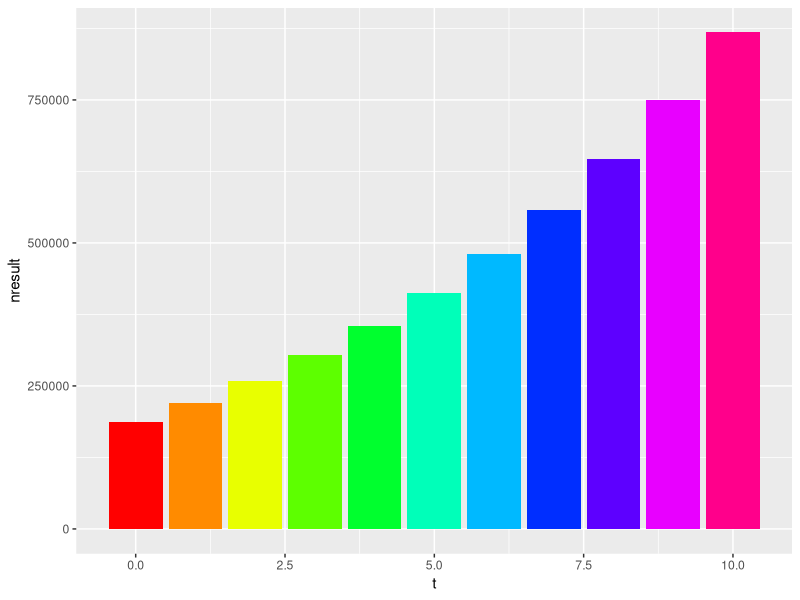
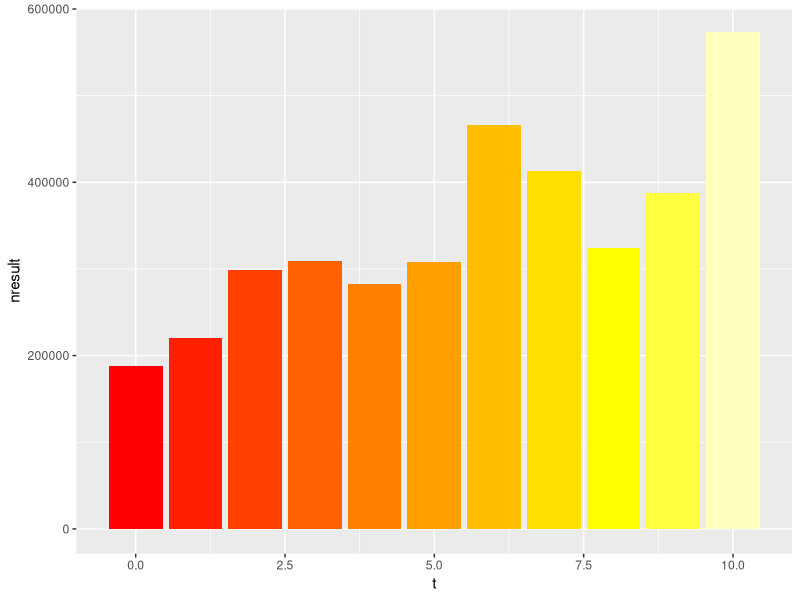

Recreate these plots in R, in order.
## ---- chunk 1
# Turn off scientific notation
options(scipen=999)

# Define starting values
t <- 0
sales <- 1000000
varcosts <- sales * 0.7
fixcosts <- 50000
gresult <- sales - varcosts - fixcosts
taxes <- gresult * 0.25
nresult <- gresult - taxes

finres <- data.frame(t, sales, varcosts, fixcosts, gresult, taxes, nresult)
finres
## ---- chunk 2
# Define a function for calculating growing end values
growthcalc <- function(startvalue, rate) {
  
  endvalue <- startvalue * (1 + rate)
  return(endvalue)
  
}

# Calculate a growing independent series and combine them in data frame
growth <- 0.15
inflation <- 0.012

for (s in c(1:10)) {
  
  t <- c(t, s)
  sales <- c(sales,
             growthcalc(sales[s],
                        growth)
             )
  fixcosts <- c(fixcosts,
                growthcalc(fixcosts[s],
                           inflation)
                )
  
}

finres <- data.frame(t, sales, fixcosts)

# Calculate dependent series
library(dplyr)
finres <- mutate(finres,
                 varcosts = sales * 0.7,
                 gresult = sales - varcosts - fixcosts,
                 taxes = gresult * 0.25,
                 nresult = gresult - taxes
                 )

# Plot series
library(ggplot2)
ggplot(finres, aes(x = t, y = nresult)) +
  geom_col(fill = rainbow(max(t)+1)) +
  theme(legend.position="none")
## ---- chunk 3
# Define starting values
t <- 0
sales <- 1000000
fixcosts <- 50000

# Calculate a growing independent series and combine them in data frame with uncertainty
stdevg <- 0.20
stdevi <- 0.005

for (s in c(1:10)) {
  
  t <- c(t, s)
  sales <- c(sales,
             growthcalc(sales[s],
                        rnorm(1, mean = growth, sd = stdevg)
                        )
             )
  fixcosts <- c(fixcosts,
                growthcalc(fixcosts[s],
                           rnorm(1, mean = inflation, sd = stdevi)
                           )
                )
  
}

finres.uncertain <- data.frame(t, sales, fixcosts)

# Calculate dependent series
finres.uncertain <- mutate(finres.uncertain,
                 varcosts = sales * 0.7,
                 gresult = sales - varcosts - fixcosts,
                 taxes = gresult * 0.25,
                 nresult = gresult - taxes
                 )

# Plot series
ggplot(finres.uncertain, aes(x = t, y = nresult)) +
  geom_col(fill = heat.colors(max(t)+1)) +
  theme(legend.position="none")

## ---- chunk 4
# Function for calculating present values
presval <- function(futurevalue, discountrate, nperiods) {
  
  presentvalue <- futurevalue / (1 + discountrate)^nperiods
  
}

# Calculate present values of net results and add to data frame
discrate <- 0.05
finres.uncertain <- mutate(finres.uncertain,
                 nresult.pres = presval(nresult, discrate, t)
                 )

finres.uncertain

investment <- 3000000
netpresval <- -investment + sum(finres.uncertain$nresult.pres)
